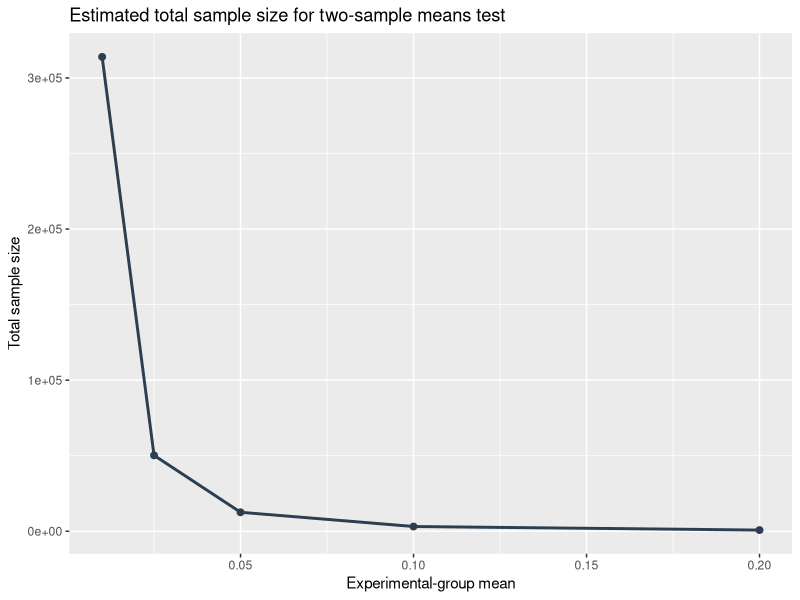

R code for this plot:
## ---- chunk 1
# Load the pwr package
library(pwr)
# Run the pwr.t.test function
pwr.t.test(n = NULL, 
           d = 0.1,
           sig.level = 0.05,
           power = 0.8,
           type = "two.sample")
## ---- chunk 2
# Create variable effect_sizes and assign the treatment effects
effect_sizes <- c(0.01, 0.025, 0.05, 0.1, 0.2)
# Initialize an empty dataframe to store the results
result_table <- data.frame()
# Iterate over each effect size
for (i in effect_sizes) {
# Calculate sample size using the pwr.t.test function
# Make sure that the pwr package is loaded in R
result <- pwr.t.test(n = NULL,
                     d = i, 
                     sig.level = 0.05,
                     power = 0.8,
                     type = "two.sample")
# n gives the sample size for each group
# Multiply by 2 to gett the total sample size
sample_size <- result$n*2
# Sample size for control group
N1 <- sample_size
# Sample size for treatment group
N2 <- sample_size
# Test size
alpha <- result$sig.level
# Power
power <- result$power
# Effect size
delta <- result$d
# Control group mean
m1 <- 0
# Treatment group mean
m2 <- result$d
# Standard deviation
Std_dev<- 1
# Append the results to the dataframe
result_table <- rbind(result_table,
                      c(alpha, 
                        power,
                        sample_size,
                        N1, 
                        N2, 
                        delta,
                        m1, 
                        m2, 
                        Std_dev))
}
# Assign column names
colnames(result_table) <- c("Alpha",
                            "Power",
                            "Sample size", 
                            "N1", 
                            "N2", 
                            "Delta", 
                            "M1", 
                            "M2", 
                            "Std.Dev")
# Print the result table
print(result_table)
## ---- chunk 3
# Load the grammar of graphics package to plot the graph
library(ggplot2)
# Load dplyr package to use pipe operator |> to enter commands in a chain
library(dplyr)
result_table |> # select variables Delta and Sample size from the data frame 
  select(Delta, `Sample size`) |>
  ggplot(aes( x = Delta, y = `Sample size`)) + # plot Delta on the x-axis and Sample size on the y-axis
  geom_line(color = "#2c3e50", lwd = 1) + # add a geometric line to the plot 
  geom_point(color = "#2c3e50", size = 2) + # add a geometric point to the plot 
  labs (title = "Estimated total sample size for two-sample means test",
        x = "Experimental-group mean",
        y = "Total sample size") # add labels
